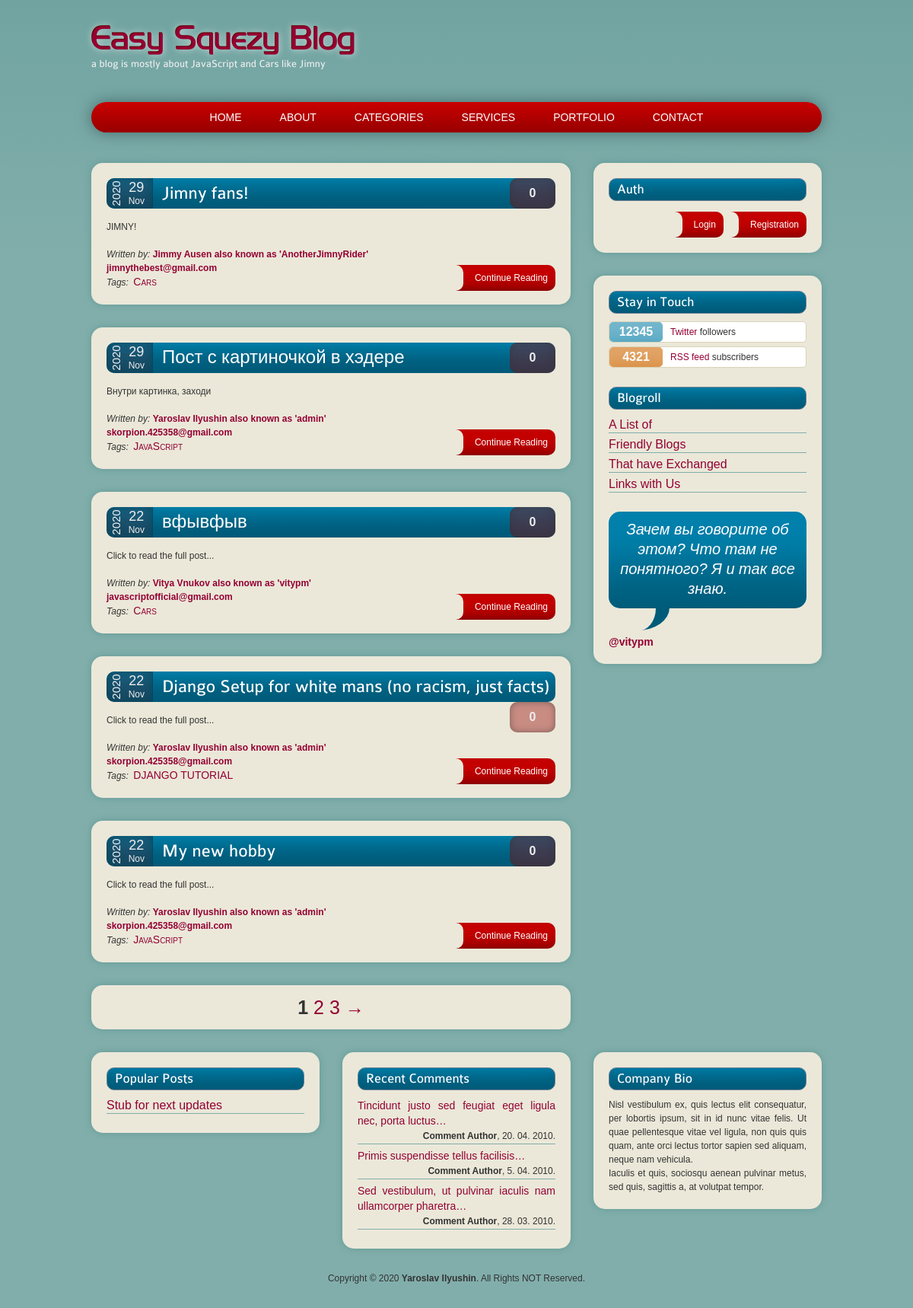
The app's page /, older data.
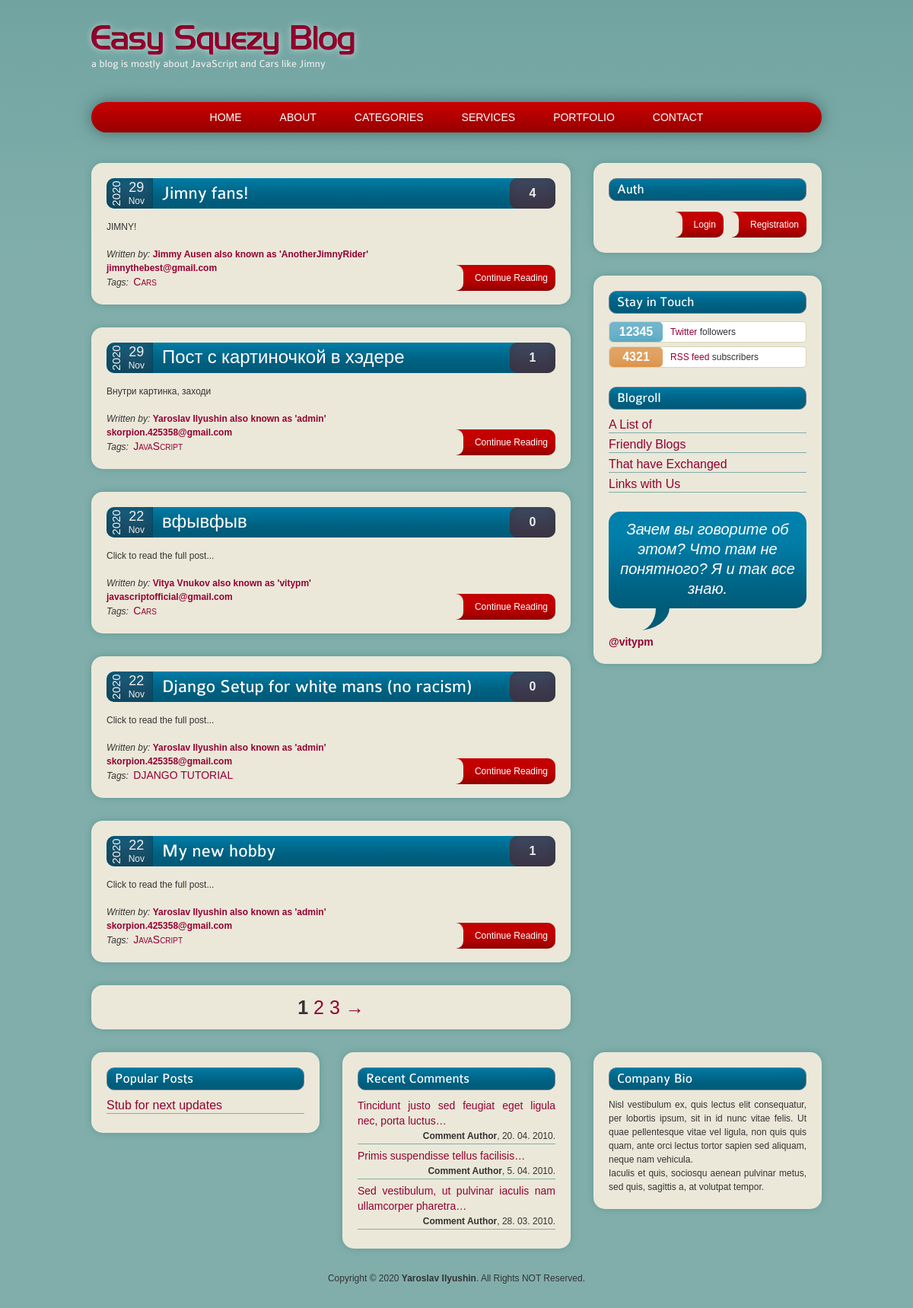
The same page, newer data.
### theblog/models.py (models this page shows, shortened)
class Post(models.Model):
    title = models.CharField(max_length=255)
    header_image = models.ImageField(null=True, blank=True, upload_to="images/")
    title_tag = models.CharField(max_length=255)
    author = models.ForeignKey(User, on_delete=models.CASCADE)
    body = RichTextField(blank=True, null=True)
    post_date = models.DateField(auto_now_add=True)
    category = models.CharField(max_length=255, default='unstated')
    snippet = models.CharField(max_length=255)
    likes = models.ManyToManyField(User, related_name='blog_posts')
    pass

### theblog/views.py (the view)
# urls.py: path('', HomeView.as_view(), name="home"),
class HomeView(ListView):
    model = Post
    template_name = 'index.html'
    paginate_by = 5
    queryset = Post.objects.all()
    cats = Category.objects.all()
    ordering = ['-id']
    def get_context_data(self, *args, **kwargs):
        category_menu = Category.objects.all()
        context = super(HomeView, self).get_context_data(*args, **kwargs)
        context['category_menu'] = category_menu
        return context
        pass
    pass

### theblog/models.py (called while the page is built)
    def __str__(self):
        return self.name
        pass

### theblog/templates/index.html (shortened to what this page needs)
<!DOCTYPE html>
<html lang=en>
<head>
	{% load staticfiles %}
	<link href='{% static "styles.css" %}' rel=stylesheet />
</head>
<body>
{% include "header.html" %}
<div class=clearfix>
	<div id=content>
		<ul>
			{% for post in object_list %}
				<article>
					<header>
						<div class=time>
							<div class=year>{{ post.post_date.year }}</div>
							<div class=date>{{ post.post_date.day }}<span> {{ post.post_date | date:'M'}} </span></div>
						</div>
						<a class=postMenu href="{% url 'article_detail' post.pk %}"><h1>{{post.title}}</h1></a>
						<div class=comments>{{ post.comments.count }}</div>
					</header>
				<p>{{ post.snippet }}</p>
				<footer>
					<em>Written by:</em> <a href="{% url 'author_detail' post.pk %}"><strong>{{post.author.first_name}} {{post.author.last_name}} also known as '{{post.author}}'
					</br> {{post.author.email}}</strong></a>
					<span class=newLine><em>Tags:</em> <a class=tags href={% url 'category' post.category %}>{{post.category}}</a></span>
					<a class=button href={% url 'article_detail' post.pk %} align='right'>Continue Reading</a>
				</footer>
				</article>
			{% endfor %}
		</ul>
<article>
<div class="pagination" align="center" style="font-size: 25px">
    {% if page_obj.paginator.num_pages <= 5 %}
    {% for num in page_obj.paginator.page_range %}
        {% if num == page_obj.number %}
            <span class="current"><b>{{ num }}</b></span>
        {% else %}
            <a href="?page={{ num }}"> {{ num }}</a>
        {% endif %}
    {% endfor %}
    {% if page_obj.has_next %}
        <a href="?page={{ page_obj.next_page_number }}">→</a>
    {% endif %}
    {% endif %}
</div>
</article>
	</div>
	<aside>
		<section>
			<h1>Auth</h1>
			<br/><br/>
			<ul id=inTouch>
				{% if user.is_authenticated %}
					<span><h2>You are logged now as {{user}}</h2></span>
					</br></br>
					<a class=button href={% url 'logout' %} align='right'>Logout</a>
					<a class=button href={% url 'edit_profile' %} align='left'>Edit profile</a>
				{% else %}
					<a class=button href={% url 'register' %} align='left'>Registration</a>
					<a class=button href={% url 'login' %} align='right'>Login</a>
				{% endif %}
			</ul>
		</section>
	</aside>
	<aside>
		<section>
			<h1>Stay in Touch</h1>
			<ul id=inTouch>
				<li><span class=twitter>12345</span> <a href=#>Twitter</a> followers</li>
				<li><span class=rss>4321</span> <a href=#>RSS feed</a> subscribers</li>
			</ul>
		</section>
		<nav>
			<h1>Blogroll</h1>
			<ul class=links>
				<li><a href=#>A List of</a></li>
				<li><a href=#>Friendly Blogs</a></li>
				<li><a href=#>That have Exchanged</a></li>
				<li><a href=#>Links with Us</a></li>
			</ul>
		</nav>
		<section>
			<blockquote>Зачем вы говорите об этом? Что там не понятного? Я и так все знаю.</blockquote>
			<a class=twitterHandle href="#">@vitypm</a>
		</section>
	</aside>
</div>
<footer class=clearfix>
		<section>
			<h1>Popular Posts</h1>
			<ul class=links>
				<li><a href=#>Stub for next updates</a></li>
			</ul>
		</section>
		<section>
			<h1>Recent Comments</h1>
			<ul id=comments>
				<li>
					<a href=#>Tincidunt justo sed feugiat eget ligula nec, porta luctus&hellip;</a>
					<span class=newLine><strong>Comment Author</strong>, 20. 04. 2010.</span>
				</li>
				<li>
					<a href=#>Primis suspendisse tellus facilisis&hellip;</a>
					<span class=newLine><strong>Comment Author</strong>, 5. 04. 2010.</span>
				</li>
				<li>
					<a href=#>Sed vestibulum, ut pulvinar iaculis nam ullamcorper pharetra&hellip;</a>
					<span class=newLine><strong>Comment Author</strong>, 28. 03. 2010.</span>
				</li>
			</ul>
		</section>
		<section>
			<h1>Company Bio</h1>
			<p>Nisl vestibulum ex, quis lectus elit consequatur, per lobortis ipsum, sit in id nunc vitae felis. Ut quae pellentesque vitae vel ligula, non quis quis quam, ante orci lectus tortor sapien sed aliquam, neque nam vehicula.</p>
			<p>Iaculis et quis, sociosqu aenean pulvinar metus, sed quis, sagittis a, at volutpat tempor.</p>
		</section>
	<p class=copyright>Copyright &copy; 2020 <strong>Yaroslav Ilyushin</strong>. All Rights NOT Reserved.</p>
</footer>
</body>
</html>

Row changes from the older to the newer data that the page shows:
computed for Post "Jimny fans!": comments.count "0" → "4"
computed for Post "Пост с картиночкой в хэдере": comments.count "0" → "1"
changed Post "DJANGO TUTORIAL": title "Django Setup for white mans (no racism, just facts)" → "Django Setup for white mans (no racism)"
computed for Post "My new hobby": comments.count "0" → "1"
